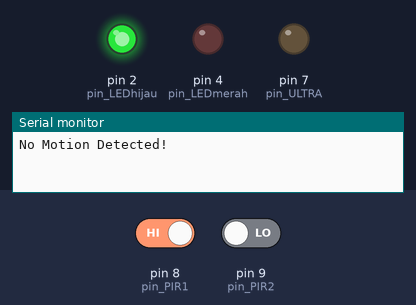
A sketch run on a simulated Arduino Uno, built with avr-gcc and run on an emulated ATmega328P. On the bench: output pins drawn as LEDs (lit = HIGH), the last lines printed to the serial monitor. Inputs (shaded band) come from the test bench; at power-on: pin 9 (pin_PIR2) LOW, pin 8 (pin_PIR1) HIGH.

Above: at 1.8 s.
1.9 s: pin 9 (pin_PIR2) driven HIGH
At 3.2 s:
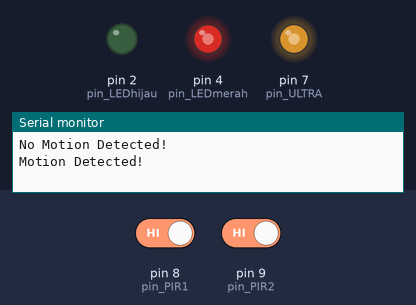
3.5 s: pin 8 (pin_PIR1) driven LOW
At 3.8 s:
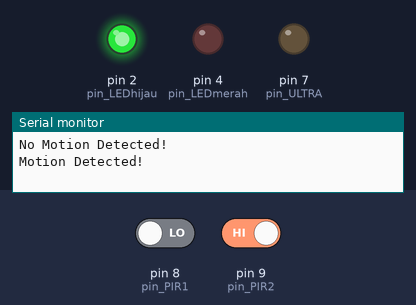
5.0 s: pin 8 (pin_PIR1) driven HIGH
At 5.4 s:
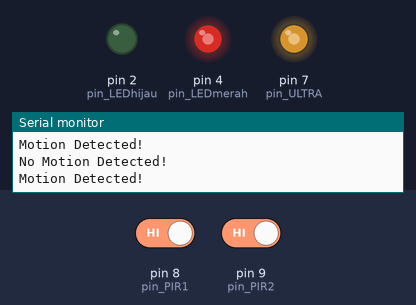
Timing chart, 0 to 8.0 s (numbered marks = the images above; inputs shaded):
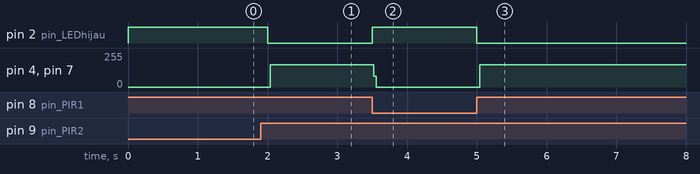

Measured:
- after the input at 1.9 s, pin 2 (pin_LEDhijau): HIGH → LOW after 0.10 s; pin 4 (pin_LEDmerah), pin 7 (pin_ULTRA): 0/255 → 168/255 after 0.14 s
- after the input at 3.5 s, pin 2 (pin_LEDhijau): LOW → HIGH at once; pin 4 (pin_LEDmerah), pin 7 (pin_ULTRA): 168/255 → 0/255 at once
- after the input at 5.0 s, pin 2 (pin_LEDhijau): HIGH → LOW at once; pin 4 (pin_LEDmerah), pin 7 (pin_ULTRA): 0/255 → 168/255 at once

The sketch:

tugas_akhir.ino
```cpp
// Deklarasi variabel
int pin_PIR1 = 8;
int pin_PIR2 = 9;
int pin_ULTRA = 7;
int pin_LEDmerah = 4;
int pin_LEDhijau = 2;
int sensor_PIR_1 = LOW;
int sensor_PIR_2 = LOW;
int times = 0;

// Deklarasi pin
void setup() {
  Serial.begin(9600);
  pinMode(pin_PIR1, INPUT);
  pinMode(pin_PIR2, INPUT);
  pinMode(pin_ULTRA, OUTPUT);
  pinMode(pin_LEDmerah, OUTPUT);
  pinMode(pin_LEDhijau, OUTPUT);
}

void loop() {
// Program sistem deteksi dan sistem pengusir
  sensor_PIR_1 = digitalRead(pin_PIR1);
  sensor_PIR_2 = digitalRead(pin_PIR2);
  if (sensor_PIR_1 == LOW && sensor_PIR_2 == LOW) {
    digitalWrite(pin_LEDhijau, HIGH);
    digitalWrite(pin_LEDmerah, LOW);
    digitalWrite(pin_ULTRA, LOW);
    delay(500);
    if (times==0){
      Serial.println("No Motion Detected!");
      times=1;
    }
  }

  else if (sensor_PIR_1 == HIGH && sensor_PIR_2 == LOW) {
    digitalWrite(pin_LEDhijau, HIGH);
    digitalWrite(pin_LEDmerah, LOW);
    digitalWrite(pin_ULTRA, LOW);
    delay(500);
    if (times==0){
      Serial.println("No Motion Detected!");
      times=1;
    }
  }
  else if (sensor_PIR_1 == LOW && sensor_PIR_2 == HIGH) {
    digitalWrite(pin_LEDhijau, HIGH);
    digitalWrite(pin_LEDmerah, LOW);
    digitalWrite(pin_ULTRA, LOW);
    delay(500);
    if (times==0){
      Serial.println("No Motion Detected!");
      times=1;
    }
  }
  else if (sensor_PIR_1 == HIGH && sensor_PIR_2 == HIGH) {
    digitalWrite(pin_LEDmerah, LOW);
    digitalWrite(pin_ULTRA, LOW);
    delayMicroseconds(5);
    digitalWrite(pin_LEDhijau, LOW);
    digitalWrite(pin_LEDmerah, HIGH);
    digitalWrite(pin_ULTRA, HIGH);
    delayMicroseconds(10);
    if (times==1){
      Serial.println("Motion Detected!");
      times=0;
    }
  }
}
```
